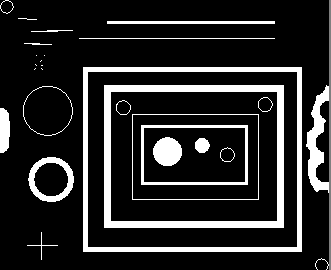
#> input picture images/morph1.png, 331 x 270 px
$ python '12. Morphological Part 1.py'
#> lines starting #> are read from the running program, lines starting #| are printed output that depends on the picture; after the words box and inside, x2 and y2 are one past the last pixel; in counts of white or black regions, pixels touching at a corner belong together
'''
Morphological operations are broad set of operations in
image processing

Erosion - erodes boundaries of foreground object.
Application - removing white noises and detach joint objects

Dilation - opposite of erosion, generally erosion followed by dilation
Application- joining breaking parts

Opening - errosion followed by dilation

Closing - dilation followed by erosion

There are some operations available in C++ for image processing.
You can refer at - https://in.mathworks.com/help/images/morphological-dilation-and-erosion.html
'''

import cv2
import numpy as np
import matplotlib.pyplot as plt

img = cv2.imread('./images/morph1.png')
#> img is the input picture: shape (270, 331, 3); min 0, max 255, mean 40.5

kernel = np.ones((5,5), np.uint8)
## Performing opening operation to remove small objects from image
remove_small_objects = cv2.morphologyEx(img, cv2.MORPH_OPEN, kernel)
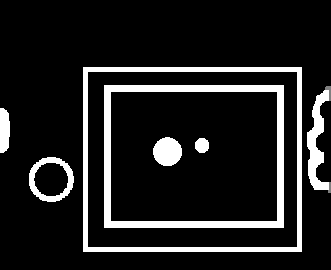
#> remove_small_objects: shape (270, 331, 3); min 0, max 255, mean 32.3

images = [img, remove_small_objects]
titles = ['Original', 'Small objects removal']

for i in range(2):
    plt.subplot(1,2,(i+1))
    plt.imshow(images[i],'gray')
    plt.xlabel(titles[i])

plt.show()
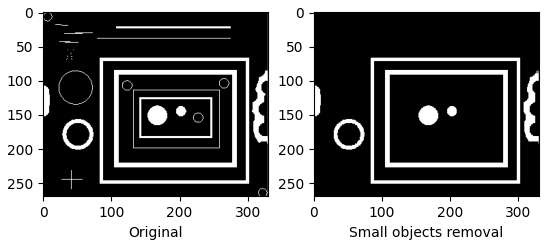
#> figure drawn by matplotlib, 2 panels

## Small hole removal using closing operation

img = cv2.imread('./images/morph2.png')
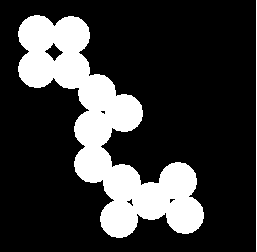
#> input picture images/morph2.png, 257 x 252 px
#> img is the input picture: shape (252, 257, 3); 22.2% white; 2 white regions, box (x1, y1, x2, y2) and area: (18, 15, 204, 238) 14134, (256, 0, 257, 252) 252
modify_objects = cv2.morphologyEx(img, cv2.MORPH_CLOSE, kernel)
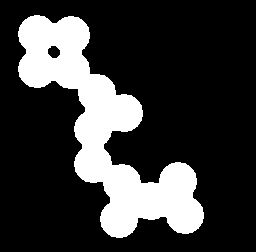
#> modify_objects: shape (252, 257, 3); 22.5% white; 2 white regions, box (x1, y1, x2, y2) and area: (18, 15, 204, 238) 14318, (256, 0, 257, 252) 252

images = [img, modify_objects]
titles = ['Original', 'Filling small holes']

for i in range(2):
    plt.subplot(2,2,(i+1))
    plt.imshow(images[i],'gray')
    plt.xlabel(titles[i])

plt.show()
